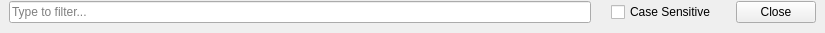
<?xml version="1.0" encoding="UTF-8"?>
<ui version="4.0">
 <class>FilterWidget</class>
 <widget class="QWidget" name="FilterWidget">
  <property name="geometry">
   <rect>
    <x>0</x>
    <y>0</y>
    <width>825</width>
    <height>33</height>
   </rect>
  </property>
  <property name="sizePolicy">
   <sizepolicy hsizetype="Expanding" vsizetype="Fixed">
    <horstretch>0</horstretch>
    <verstretch>0</verstretch>
   </sizepolicy>
  </property>
  <property name="windowTitle">
   <string>Form</string>
  </property>
  <property name="styleSheet">
   <string notr="true"/>
  </property>
  <layout class="QHBoxLayout" name="horizontalLayout">
   <property name="spacing">
    <number>0</number>
   </property>
   <property name="sizeConstraint">
    <enum>QLayout::SetDefaultConstraint</enum>
   </property>
   <property name="leftMargin">
    <number>9</number>
   </property>
   <property name="topMargin">
    <number>1</number>
   </property>
   <property name="rightMargin">
    <number>9</number>
   </property>
   <property name="bottomMargin">
    <number>9</number>
   </property>
   <item>
    <widget class="QLineEdit" name="lineEdit">
     <property name="styleSheet">
      <string notr="true"/>
     </property>
     <property name="placeholderText">
      <string>Type to filter...</string>
     </property>
    </widget>
   </item>
   <item>
    <spacer name="horizontalSpacer">
     <property name="orientation">
      <enum>Qt::Horizontal</enum>
     </property>
     <property name="sizeType">
      <enum>QSizePolicy::Fixed</enum>
     </property>
     <property name="sizeHint" stdset="0">
      <size>
       <width>20</width>
       <height>20</height>
      </size>
     </property>
    </spacer>
   </item>
   <item>
    <widget class="QCheckBox" name="caseSensitive">
     <property name="styleSheet">
      <string notr="true"/>
     </property>
     <property name="text">
      <string>Case Sensitive</string>
     </property>
    </widget>
   </item>
   <item>
    <spacer name="horizontalSpacer_2">
     <property name="orientation">
      <enum>Qt::Horizontal</enum>
     </property>
     <property name="sizeType">
      <enum>QSizePolicy::Fixed</enum>
     </property>
     <property name="sizeHint" stdset="0">
      <size>
       <width>20</width>
       <height>20</height>
      </size>
     </property>
    </spacer>
   </item>
   <item>
    <widget class="QPushButton" name="closeButton">
     <property name="text">
      <string>Close</string>
     </property>
    </widget>
   </item>
  </layout>
 </widget>
 <resources/>
 <connections/>
</ui>
